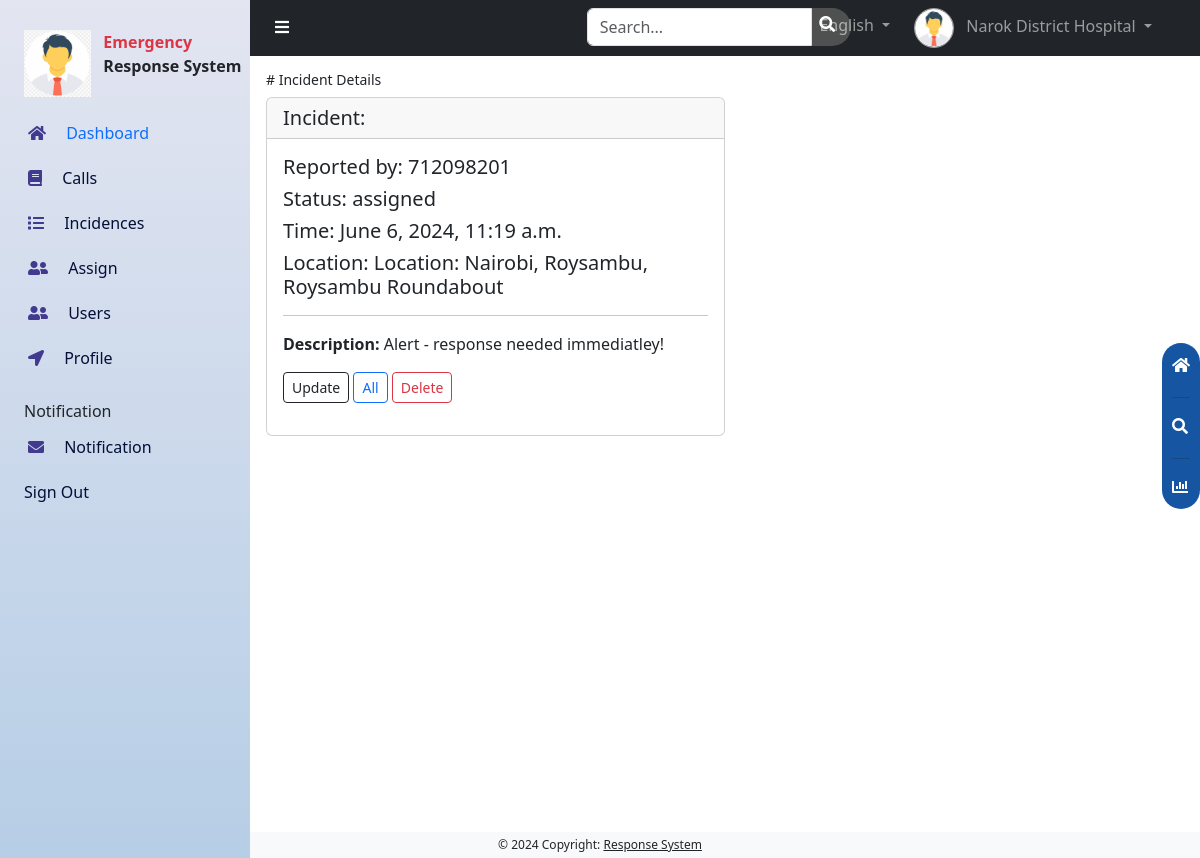
/admins/incidents/4 (signed in), run on the app's committed database.
### accounts/models.py (models this page shows)
class CustomUser(AbstractUser):
    role =[
        ('Responder', 'responder'),
        ('Hospital', 'hospital'),
        ('Vehicle', 'vehicle'),
    ]
    username = None
    email = models.EmailField(unique=True)
    full_names = models.CharField(max_length=100, blank=True)
    user_type = models.CharField(max_length=20, choices=role, default='Responder')
    location = models.ForeignKey(Location, on_delete=models.CASCADE, blank=True, null=True)
    date_joined = models.DateField(auto_now_add=True)
    USERNAME_FIELD = 'email'
    REQUIRED_FIELDS = ['full_names', ]
    objects = CustomUserManager()
    def __str__(self):
        return self.full_names

### administrator/models.py (models this page shows, shortened)
class Incidence(models.Model):
    choices = [
        ('pending', 'Pending'),
        ('assigned', 'Assigned'),
        ('cancelled', 'Cancelled'),
        ('closed', 'Closed'),
    ]
    incidence_type = models.CharField(max_length=100)
    call = models.ForeignKey(Calls, on_delete=models.CASCADE, blank=True, null=True)
    location = models.ForeignKey(Location, on_delete=models.CASCADE)
    desc = models.TextField()
    time_of_incident = models.DateTimeField(auto_now=True)
    status = models.CharField(max_length=50, choices=choices, default="pending")

class Calls(models.Model):
    levels =[
        ('Highest', 'highest'),
        ('Moderate', 'moderate'),
        ('Low', 'low'),
    ]
    caller_name = models.CharField(max_length=100)
    caller_phone = models.IntegerField()
    location = models.ForeignKey(Location, on_delete=models.CASCADE)
    time_of_call = models.DateTimeField(auto_now_add=True)
    priority = models.CharField(max_length=50, choices=levels, default='Moderate')

### main/models.py (models this page shows)
class Location(models.Model):
    address = models.CharField(max_length=255)
    lon = models.FloatField()
    lat = models.FloatField()
    def __str__(self):
        return f'Location: {self.address}'

### administrator/views.py (the view)
# urls.py: path('incidents/<int:pk>', views.incident_details, name='incident_details'),
@login_required
@user_passes_test(is_superuser)
def incident_details(request, pk):
    incident = get_object_or_404(Incidence, pk=pk)
    context = {'incident': incident}
    return render(request, 'incidents/incident_details.html', context)

### administrator/views.py (called while the page is built)
def is_superuser(request):
    return is_superuser

### administrator/templates/incidents/incident_details.html
{% extends '../dashboard.html' %}
{% block content %}
<div id="content" class="can_have_sidenav">
    <div class="p-3">
        <h5 class="small fw-lighter"># Incident Details</h5>
        <div class="col col-md-6">
            <div class="card mb-3">
                <h5 class="card-header fw-lighter"><strong>Incident: </strong>{{incident.incident_type}}</h5>
                <div class="card-body">
                    {% if incident.call %}
                    <h5 class="fw-lighter"><strong>Reported by:</strong> {{incident.call.caller_phone}}</h5>
                    {% endif %}
                    <h5 class="fw-lighter"><strong>Status:</strong> {{incident.status}}</h5>
                    <h5 class="fw-lighter"><strong>Time:</strong> {{incident.time_of_incident}}</h5>
                    <h5 class="fw-lighter mb-3"><strong>Location:</strong> {{incident.location}}</h5>
                    <hr>
                    <p>
                        <strong>Description: </strong> {{incident.desc}}
                    </p>
                    <a class="btn btn-sm btn-block btn-outline-dark mb-3" href="{% url 'incident_update' incident.id %}">Update</a>
                    <a class="btn btn-sm btn-block btn-outline-primary mb-3" href="{% url 'incidents'%}">All</a>
                    <a class="btn btn-sm btn-block btn-outline-danger mb-3" href="{% url 'incident_delete' incident.id%}">Delete</a>
                </div>
            </div>
        </div>
    </div>
</div>
{% endblock %}

### administrator/templates/dashboard.html (shortened to what this page needs)
{% load static %}
<!doctype html>
<html lang="en">
<head>
    <link rel="stylesheet" href="{% static 'css/bootstrap.min.css' %}">
    <link rel="stylesheet" href="{% static 'css/fontawesome.min.css' %}">
    <link rel="stylesheet" href="{% static 'css/chart.min.css' %}">
    <link rel="stylesheet" href="{% static 'css/custom.css' %}">
    <link href="https://cdn.jsdelivr.net/npm/bootstrap@5.3.3/dist/css/bootstrap.min.css" rel="stylesheet"
>
</head>
<body>
    <nav class="navbar navbar-expand-lg navbar-dark bg-dark text-light can_have_sidenav">
        <div class="container-fluid navbar-nav">
            <div class="row w-100">
                <div class="col-5 col-lg-4 ps-4 pe-4">
                    <button class="btn btn-nav" onclick="toggle_sidenav()">
                        <i class="fa fa-bars text-white"></i>
                    </button>
                </div>
                <div class="col-lg-4 ps-4 pe-4 d-none d-lg-block">
                    <div class="input-group nav-search d-none d-lg-inline-flex">
                        <input type="text" class="form-control search-input" placeholder="Search...">
                        <span>
                            <i class="fa fa-search pe-3 ps-2 pt-2 text-white"></i>
                        </span>
                    </div>
                </div>
                <div class="col-3 col-lg-4 ps-4 pe-4 d-flex justify-content-end">
                    <li class="nav-item dropdown d-none d-lg-inline-block">
                        <a class="nav-link dropdown-toggle p-0" href="#" id="navbarDropdown" role="button"
                            data-bs-toggle="dropdown" aria-expanded="false">
                            <button class="btn btn-nav me-2">
                                <i class="fa fa-globe text-white"></i>
                            </button>
                            English
                        </a>
                    </li>
                    <li class="nav-item dropdown d-inline-block ms-4 mobile-nav-3">
                        <a class="nav-link dropdown-toggle p-0" href="#" id="navbarDropdown" role="button"
                            data-bs-toggle="dropdown" aria-expanded="false">
                            <img src="{% static 'images/avatar.png' %}" class="me-lg-2 profile-img" width="40">
                            <span class="d-none d-lg-inline-block">{{request.user}}</span>
                        </a>
                    </li>
                </div>
            </div>
        </div>
    </nav>
    {% block content %}{% endblock %}
    <div id="floating-menu">
        <a href="">
            <i class="fa fa-home mb-2"></i>
        </a>
        <hr>
        <a href="">
            <i class="fa fa-search mb-2"></i>
        </a>
        <hr>
        <a href="">
            <i class="fa fa-chart-bar"></i>
        </a>
    </div>
    <div id="sidenav">
        <div class="row mb-3">
            <div class="col-4">
                <img src="{% static 'images/avatar.png' %}" alt="Logo" class="img-fluid ms-4">
            </div>
            <div class="col-8 ps-4">
                <p class="text-danger fw-bold mb-0">Emergency</p>
                <p class="mb-0 fw-bold">Response System</p>
            </div>
        </div>
        <a href="" class="this-page">
            <i class="fa fa-home side-icon me-3"></i>
            Dashboard
        </a>
        <a href="{% url 'calls' %}">
            <i class="fa fa-book side-icon me-3"></i>
            Calls
        </a>
        <a href="{% url 'incidents' %}">
            <i class="fa fa-list side-icon me-3"></i>
            Incidences
        </a>
        <a href="{% url 'pending_incidents'%}">
            <i class="fa fa-user-friends side-icon me-3"></i>
            Assign
        </a>
        <a href="{% url 'user_list'%}">
            <i class="fa fa-user-friends side-icon me-3"></i>
            Users
        </a>
        <a href="{% url 'update_profile'%}">
            <i class="fa fa-location-arrow side-icon me-3"></i>
            Profile
        </a>
        <p class="ms-4 mb-1 mt-3">Notification</p>
        <a href="">
            <i class="fa fa-envelope side-icon me-3"></i>
            Notification
        </a>
        <a href="{% url 'logout' %}" class="ms-4 ps-0">Sign Out</a>
    </div>
    <footer class="bg-light font-12 text-center text-lg-start">
        <div class="text-center p-1">
            © 2024 Copyright:
            <a class="text-dark" href="">Response System</a>
        </div>
    </footer>
</body>
</html>

### static/css/custom.css (style rules this page uses)
body { background-color: #f2f2f2; min-height: 97vh; }
#sidenav { height: 100%; position: fixed; z-index: 1; top: 0; left: 0; background: linear-gradient(180deg, rgba(227, 229, 241, 1) 0%, rgba(182, 206, 230, 1) 100%); transition: 0.5s; padding-top: 30px; width: 250px; overflow-x: hidden; overflow-y: auto; }
#sidenav a { padding: 8px 13px 13px 28px; text-decoration: none; font-size: 16px; color: #030f37; display: block; transition: 0.3s; overflow-x: hidden; }
.this-page { color: #0d6efd !important; }
.side-icon { color: #423a8e; }
.can_have_sidenav { margin-left: 250px; transition: 0.5s; }
#content { min-height: 97vh; }
@media screen and (min-width: 1000px) { #content { margin-left: 250px; } }
@media screen and (min-width: 1000px) { #sidenav { left: 0; } }
#floating-menu { position: fixed; top: 40%; right: 0; border-radius: 20px; background-color: #1655a2; padding: 10px; }
#floating-menu a { color: #fff; }
.btn-nav { color: #909090; background-color: #3f3f40; border-radius: 50%; padding: 10px 11px 5px 11px; }
.profile-img { border-radius: 50%; border: #a0a0a1 solid 1px; }
.nav-search { background-color: #4f5050; border-radius: 20px; color: #3f3f40; width: 60%; display: inline-flex; margin-left: 1vw; }
.search-input { background-color: #4f5050; border: none; border-radius: 20px; }
.search-input::placeholder { color: #f0f0f0; }
footer { background-color: rgba(0, 0, 0, 0.1) }
.font-12 { font-size: 12px; }

### data on the page
CustomUser: user "Narok District Hospital"
Incidence: call.caller_phone "712098201", status "assigned", time_of_incident "June 6, 2024, 11:19 a.m.", location "Location: Nairobi, Roysambu, Roysambu Roundabout", desc "Alert - response needed immediatley!"
